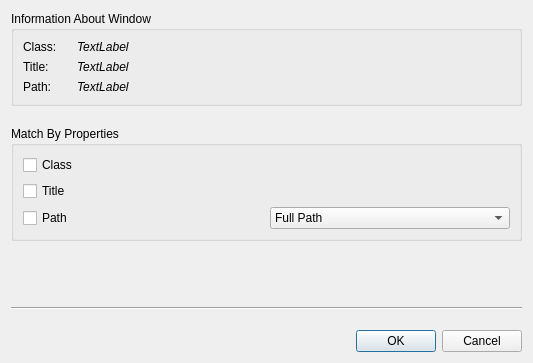
<?xml version="1.0" encoding="UTF-8"?>
<ui version="4.0">
 <class>CapturedWindowInfoDialog</class>
 <widget class="QDialog" name="CapturedWindowInfoDialog">
  <property name="geometry">
   <rect>
    <x>0</x>
    <y>0</y>
    <width>533</width>
    <height>363</height>
   </rect>
  </property>
  <property name="windowTitle">
   <string>Captured Window Properties</string>
  </property>
  <layout class="QVBoxLayout" name="verticalLayout_3">
   <property name="spacing">
    <number>20</number>
   </property>
   <item>
    <widget class="QGroupBox" name="infoGroupBox">
     <property name="font">
      <font>
       <weight>50</weight>
       <bold>false</bold>
      </font>
     </property>
     <property name="title">
      <string>Information About Window</string>
     </property>
     <property name="flat">
      <bool>true</bool>
     </property>
     <layout class="QVBoxLayout" name="verticalLayout">
      <item>
       <layout class="QFormLayout" name="formLayout">
        <property name="horizontalSpacing">
         <number>20</number>
        </property>
        <item row="0" column="0">
         <widget class="QLabel" name="winClassHeadLabel">
          <property name="text">
           <string>Class:</string>
          </property>
         </widget>
        </item>
        <item row="0" column="1">
         <widget class="QLabel" name="winClassLabel">
          <property name="font">
           <font>
            <italic>true</italic>
           </font>
          </property>
          <property name="text">
           <string>TextLabel</string>
          </property>
         </widget>
        </item>
        <item row="1" column="0">
         <widget class="QLabel" name="label_3">
          <property name="text">
           <string>Title:</string>
          </property>
         </widget>
        </item>
        <item row="1" column="1">
         <widget class="QLabel" name="winTitleLabel">
          <property name="font">
           <font>
            <italic>true</italic>
           </font>
          </property>
          <property name="text">
           <string>TextLabel</string>
          </property>
         </widget>
        </item>
        <item row="2" column="0">
         <widget class="QLabel" name="label_4">
          <property name="text">
           <string>Path:</string>
          </property>
         </widget>
        </item>
        <item row="2" column="1">
         <widget class="QLabel" name="winPathLabel">
          <property name="font">
           <font>
            <italic>true</italic>
           </font>
          </property>
          <property name="text">
           <string>TextLabel</string>
          </property>
         </widget>
        </item>
       </layout>
      </item>
     </layout>
     <zorder></zorder>
    </widget>
   </item>
   <item>
    <widget class="QGroupBox" name="choiceGroupBox">
     <property name="title">
      <string>Match By Properties</string>
     </property>
     <property name="flat">
      <bool>true</bool>
     </property>
     <property name="checkable">
      <bool>false</bool>
     </property>
     <property name="checked">
      <bool>false</bool>
     </property>
     <layout class="QVBoxLayout" name="verticalLayout_2">
      <item>
       <widget class="QCheckBox" name="winClassCheckBox">
        <property name="text">
         <string>Class</string>
        </property>
       </widget>
      </item>
      <item>
       <widget class="QCheckBox" name="winTitleCheckBox">
        <property name="text">
         <string>Title</string>
        </property>
       </widget>
      </item>
      <item>
       <layout class="QHBoxLayout" name="horizontalLayout">
        <item>
         <widget class="QCheckBox" name="winPathCheckBox">
          <property name="text">
           <string>Path</string>
          </property>
         </widget>
        </item>
        <item>
         <widget class="QComboBox" name="winPathChoiceComboBox">
          <property name="enabled">
           <bool>true</bool>
          </property>
          <item>
           <property name="text">
            <string>Full Path</string>
           </property>
          </item>
          <item>
           <property name="text">
            <string>File Name</string>
           </property>
          </item>
         </widget>
        </item>
       </layout>
      </item>
     </layout>
    </widget>
   </item>
   <item>
    <spacer name="verticalSpacer">
     <property name="orientation">
      <enum>Qt::Vertical</enum>
     </property>
     <property name="sizeHint" stdset="0">
      <size>
       <width>20</width>
       <height>40</height>
      </size>
     </property>
    </spacer>
   </item>
   <item>
    <widget class="Line" name="line">
     <property name="orientation">
      <enum>Qt::Horizontal</enum>
     </property>
    </widget>
   </item>
   <item>
    <widget class="QDialogButtonBox" name="buttonBox">
     <property name="orientation">
      <enum>Qt::Horizontal</enum>
     </property>
     <property name="standardButtons">
      <set>QDialogButtonBox::Cancel|QDialogButtonBox::Ok</set>
     </property>
    </widget>
   </item>
  </layout>
 </widget>
 <resources/>
 <connections>
  <connection>
   <sender>buttonBox</sender>
   <signal>accepted()</signal>
   <receiver>CapturedWindowInfoDialog</receiver>
   <slot>accept()</slot>
   <hints>
    <hint type="sourcelabel">
     <x>248</x>
     <y>254</y>
    </hint>
    <hint type="destinationlabel">
     <x>157</x>
     <y>274</y>
    </hint>
   </hints>
  </connection>
  <connection>
   <sender>buttonBox</sender>
   <signal>rejected()</signal>
   <receiver>CapturedWindowInfoDialog</receiver>
   <slot>reject()</slot>
   <hints>
    <hint type="sourcelabel">
     <x>316</x>
     <y>260</y>
    </hint>
    <hint type="destinationlabel">
     <x>286</x>
     <y>274</y>
    </hint>
   </hints>
  </connection>
 </connections>
</ui>
